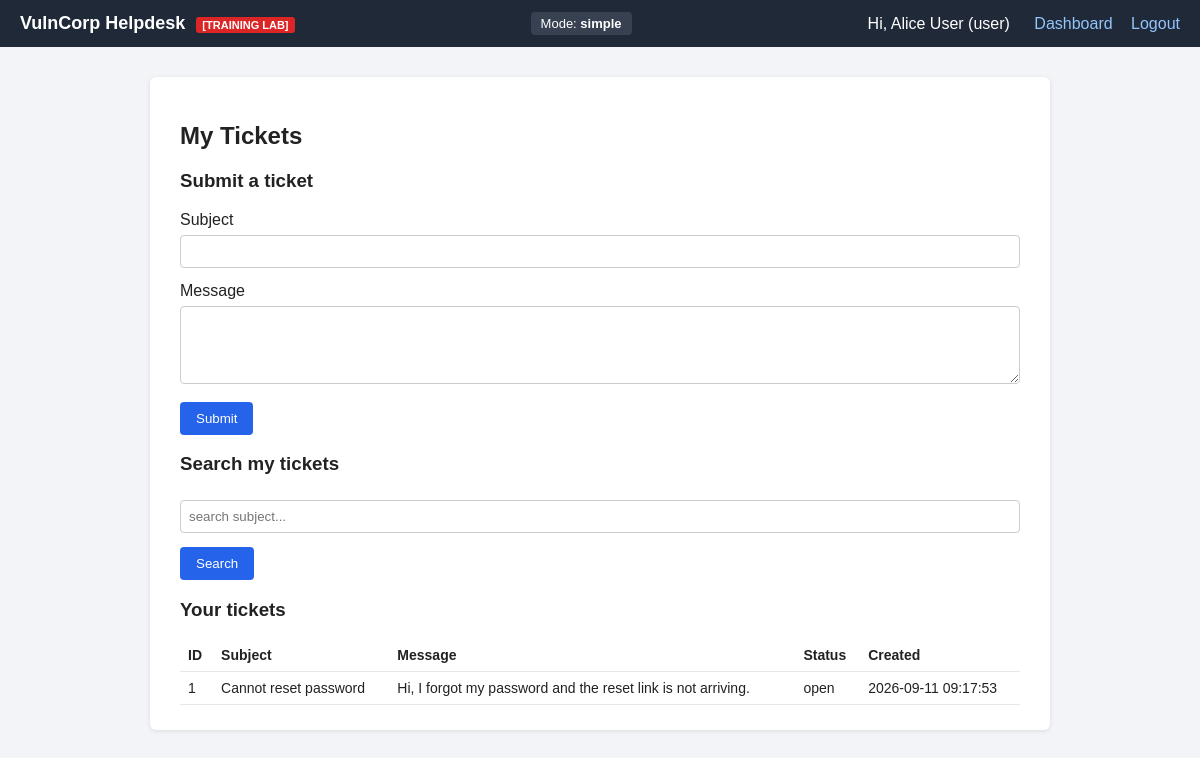
/user/tickets.php (signed in), run on the app's committed database.
### tables this page shows
CREATE TABLE settings (
    id INT PRIMARY KEY AUTO_INCREMENT,
    difficulty VARCHAR(20) NOT NULL DEFAULT 'simple'
);

CREATE TABLE tickets (
    id INT PRIMARY KEY AUTO_INCREMENT,
    user_id INT NOT NULL,
    subject VARCHAR(150) NOT NULL,
    message TEXT NOT NULL,
    status VARCHAR(20) DEFAULT 'open',
    created_at TIMESTAMP DEFAULT CURRENT_TIMESTAMP,
    FOREIGN KEY (user_id) REFERENCES users(id)
);

### includes/compat.php (called while the page is built, shortened)
<?php
function stmt_fetch_all($stmt) {
    $rows = array();
    if (function_exists('mysqli_stmt_get_result')) {
        $res = @mysqli_stmt_get_result($stmt);
        if ($res !== false && $res !== null) {
            while ($row = mysqli_fetch_assoc($res)) {
                $rows[] = $row;
            }
            return $rows;
        }
    }
    return $rows;
}
function app_base() {
    static $base = null;
    if ($base === null) {
        $script_dir = isset($_SERVER['SCRIPT_NAME']) ? dirname($_SERVER['SCRIPT_NAME']) : '';
        $script_dir = str_replace('\\', '/', $script_dir);
        $known_subfolders = array('admin', 'user', 'support', 'challenges', 'toolkit', 'api', 'feedback');
        $last_segment = basename($script_dir);
        if (in_array($last_segment, $known_subfolders, true)) {
            $base = dirname($script_dir);
        } else {
            $base = $script_dir;
        }
        if ($base === '/' || $base === '.' || $base === '\\') {
            $base = '';
        }
        $base = rtrim($base, '/');
    }
    return $base;
}

### includes/db.php (called while the page is built, shortened)
<?php
require_once dirname(__FILE__) . '/compat.php';
function get_difficulty($conn) {
    $res = mysqli_query($conn, "SELECT difficulty FROM settings LIMIT 1");
    if ($res && $row = mysqli_fetch_assoc($res)) {
        return $row['difficulty'];
    }
    return 'simple';
}

### includes/render.php (called while the page is built, shortened)
<?php
function render_ticket_text($text, $difficulty) {
    if ($difficulty === 'simple') {
        return $text;
    }
    return htmlspecialchars($text, ENT_QUOTES);
}

### user/tickets.php (the view, shortened to what this page needs)
<?php
require_once dirname(__FILE__) . '/../includes/db.php';
require_once dirname(__FILE__) . '/../includes/render.php';
$difficulty = get_difficulty($conn);
$search = isset($_GET['q']) ? $_GET['q'] : '';
$stmt = mysqli_prepare($conn, "SELECT * FROM tickets WHERE user_id = ? ORDER BY id DESC");
mysqli_stmt_bind_param($stmt, 'i', $_SESSION['user_id']);
mysqli_stmt_execute($stmt);
$tickets = stmt_fetch_all($stmt);
include dirname(__FILE__) . '/../includes/header.php';
?>
<h2>My Tickets</h2>
<h3>Submit a ticket</h3>
<form method="POST">
    <label>Subject</label>
    <input type="text" name="subject" required>
    <label>Message</label>
    <textarea name="message" rows="4" required></textarea>
    <button type="submit">Submit</button>
</form>
<h3>Search my tickets</h3>
<form method="GET">
    <?php if ($difficulty === 'hard' || $difficulty === 'expert'): ?>
    <input type="text" name="q" value="<?php echo $search; ?>" placeholder="search subject...">
    <?php else: ?>
    <input type="text" name="q" value="<?php echo htmlspecialchars($search); ?>" placeholder="search subject...">
    <?php endif; ?>
    <button type="submit">Search</button>
</form>
<h3>Your tickets</h3>
<table>
<tr><th>ID</th><th>Subject</th><th>Message</th><th>Status</th><th>Created</th></tr>
<?php foreach ($tickets as $row):
?>
<tr>
    <td><?php echo (int)$row['id']; ?></td>
    <td><?php echo render_ticket_text($row['subject'], $difficulty); ?></td>
    <td><?php echo render_ticket_text($row['message'], $difficulty); ?></td>
    <td><?php echo htmlspecialchars($row['status']); ?></td>
    <td><?php echo htmlspecialchars($row['created_at']); ?></td>
</tr>
<?php endforeach; ?>
</table>
<?php include dirname(__FILE__) . '/../includes/footer.php'; ?>

### includes/header.php (shortened to what this page needs)
<!DOCTYPE html>
<html lang="en">
<head>
<link rel="stylesheet" href="<?php echo app_base(); ?>/assets/style.css">
</head>
<body>
<div class="topbar">
    <div class="brand">VulnCorp Helpdesk <span class="tag">[TRAINING LAB]</span></div>
    <div class="mode-badge">Mode: <strong><?php echo htmlspecialchars(get_difficulty($conn)); ?></strong></div>
    <?php if (isset($_SESSION['user_id'])): ?>
    <div class="nav">
        <span>Hi, <?php echo htmlspecialchars($_SESSION['full_name']); ?> (<?php echo htmlspecialchars($_SESSION['role']); ?>)</span>
        <a href="<?php echo app_base(); ?>/dashboard.php">Dashboard</a>
        <a href="<?php echo app_base(); ?>/logout.php">Logout</a>
    </div>
    <?php endif; ?>
</div>
<div class="container">

### assets/style.css (style rules this page uses)
* { box-sizing: border-box; }
body { font-family: Arial, Helvetica, sans-serif; background:#f2f4f7; margin:0; color:#222; }
.topbar { background:#1f2937; color:#fff; padding:12px 20px; display:flex; align-items:center; justify-content:space-between; flex-wrap:wrap; }
.brand { font-weight:bold; font-size:18px; }
.tag { font-size:11px; background:#dc2626; padding:2px 6px; border-radius:3px; margin-left:6px; }
.mode-badge { background:#374151; padding:4px 10px; border-radius:4px; font-size:13px; }
.nav a { color:#93c5fd; margin-left:14px; text-decoration:none; }
.nav span { margin-right:6px; }
.container { max-width:900px; margin:30px auto; background:#fff; padding:25px 30px; border-radius:6px; box-shadow:0 1px 4px rgba(0,0,0,.1); }
input, select, textarea { width:100%; padding:8px; margin:6px 0 14px; border:1px solid #ccc; border-radius:4px; }
button, .btn { background:#2563eb; color:#fff; border:none; padding:9px 16px; border-radius:4px; cursor:pointer; text-decoration:none; display:inline-block; }
table { width:100%; border-collapse:collapse; margin-top:10px; }
th, td { text-align:left; padding:8px; border-bottom:1px solid #e5e7eb; font-size:14px; }

### data on the page
settings: difficulty "simple"
tickets: id "1", subject "Cannot reset password", message "Hi, I forgot my password and the reset link is not arriving.", status "open", created_at "2026-09-11 09:17:53"

### other printed values
$_SESSION['full_name'] "Alice User"
$_SESSION['role'] "user"
